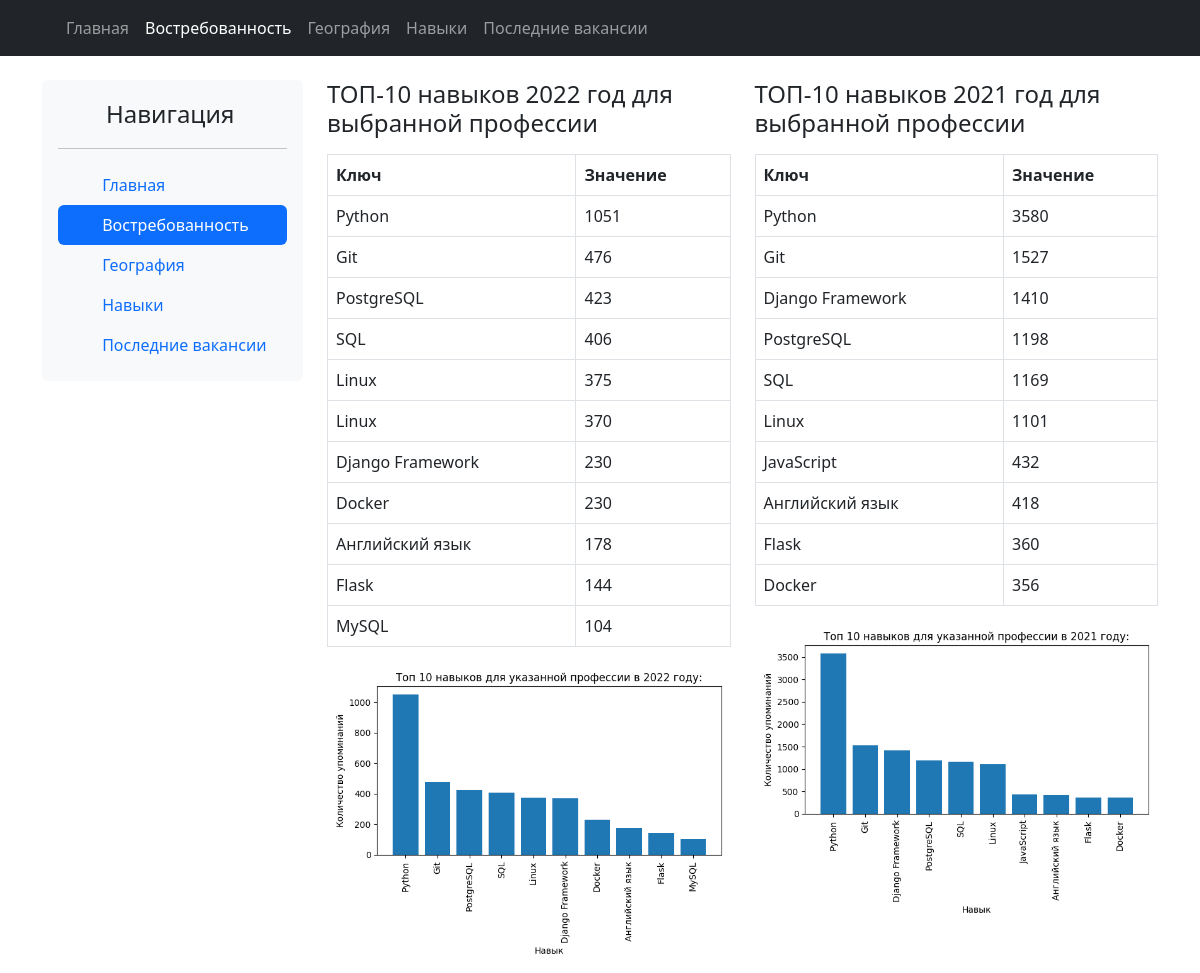
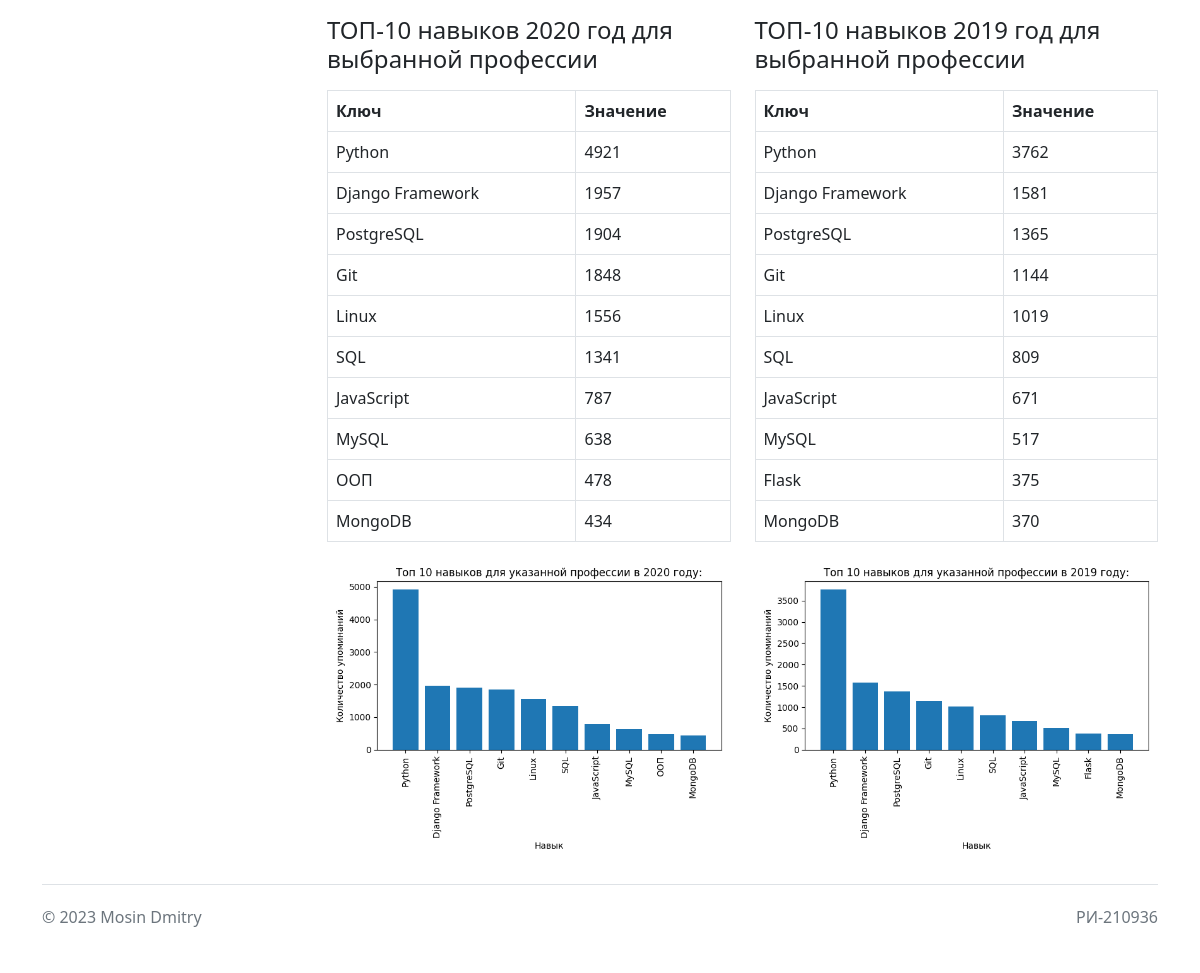
The page /demand/ on the database its author committed (2 pictures, top to bottom).
### vacancies/models.py (models this page shows, shortened)
class Type(models.Model):
    name = models.CharField(max_length=255, verbose_name='Название вида')
    class Meta:
        verbose_name = 'Вид'
        verbose_name_plural = 'Виды'

class Stats(models.Model):
    key = models.CharField(max_length=255, verbose_name='Ключ')
    value = models.CharField(max_length=255, verbose_name='Значение')
    type = models.ForeignKey(Type, on_delete=models.CASCADE)
    class Meta:
        verbose_name = 'Статистика'
        verbose_name_plural = 'Статистика'

class Image(models.Model):
    url = models.FileField()
    type = models.ForeignKey(Type, on_delete=models.CASCADE)
    def __str__(self):
        return self.url.url
    class Meta:
        verbose_name = 'Изображение'
        verbose_name_plural = 'Изображения'

### vacancies/views.py (the view)
# urls.py: path('demand/', demand, name='demand'),
def demand(request: HttpRequest) -> HttpResponse:
    return render(request, 'vacancies/demand.html', {
        'title': links[1]['title'],
        'links': links,
        'types': Type.objects.all(),
    })

### templates/vacancies/demand.html
{% extends 'vacancies/layouts/main.html' %}
{% block content %}
    <div class="row">
        <div class="col-12 col-sm-6">
            <h4 class="mb-3">{{ types.0.name }}</h4>
            <table class="table table-bordered">
            <thead>
            <tr>
                <th>Ключ</th>
                <th>Значение</th>
            </tr>
            </thead>
            <tbody>
            {% for stat in types.0.stats_set.all %}
                <tr>
                <td>{{ stat.key }}</td>
                <td>{{ stat.value }}</td>
                </tr>
            {% endfor %}
            </tbody>
            </table>
            <img src="{{ types.0.image_set.first }}" alt="">
        </div>
        <div class="col-12 col-sm-6">
            <h4 class="mb-3">{{ types.1.name }}</h4>
            <table class="table table-bordered">
            <thead>
            <tr>
                <th>Ключ</th>
                <th>Значение</th>
            </tr>
            </thead>
            <tbody>
            {% for stat in types.1.stats_set.all %}
                <tr>
                <td>{{ stat.key }}</td>
                <td>{{ stat.value }}</td>
                </tr>
            {% endfor %}
            </tbody>
            </table>
            <img src="{{ types.1.image_set.first }}" alt="">
        </div>
    </div>
    <div class="row mt-4">
        <div class="col-12 col-sm-6">
            <h4 class="mb-3">{{ types.2.name }}</h4>
            <table class="table table-bordered">
            <thead>
            <tr>
                <th>Ключ</th>
                <th>Значение</th>
            </tr>
            </thead>
            <tbody>
            {% for stat in types.2.stats_set.all %}
                <tr>
                <td>{{ stat.key }}</td>
                <td>{{ stat.value }}</td>
                </tr>
            {% endfor %}
            </tbody>
            </table>
            <img src="{{ types.2.image_set.first }}" alt="">
        </div>
        <div class="col-12 col-sm-6">
            <h4 class="mb-3">{{ types.3.name }}</h4>
            <table class="table table-bordered">
            <thead>
            <tr>
                <th>Ключ</th>
                <th>Значение</th>
            </tr>
            </thead>
            <tbody>
            {% for stat in types.3.stats_set.all %}
                <tr>
                <td>{{ stat.key }}</td>
                <td>{{ stat.value }}</td>
                </tr>
            {% endfor %}
            </tbody>
            </table>
            <img src="{{ types.3.image_set.first }}" alt="">
        </div>
    </div>
{% endblock %}

### templates/vacancies/layouts/main.html (shortened to what this page needs)
{% load static %}
<!doctype html>
<html lang="ru">
<head>
    <link rel="stylesheet" href="{% static 'vacancies/css/styles.css' %}">
    <link rel="stylesheet" href="https://cdn.jsdelivr.net/npm/bootstrap@5.2.3/dist/css/bootstrap.min.css"
>
</head>
<body>
<div class="wrapper">
    <header>
        <nav class="navbar navbar-expand navbar-dark bg-dark" aria-label="Second navbar example">
            <div class="container">
                <div class="collapse navbar-collapse">
                    <ul class="navbar-nav me-auto">
                        {% with request.resolver_match.url_name as url_name %}
                            {% for link in links %}
                                <li class="nav-item">
                                    <a class="nav-link {% if url_name == link.name %}active{% endif %}" aria-current="page" href="{% url link.name %}">{{ link.title }}</a>
                                </li>
                            {% endfor %}
                        {% endwith %}
                    </ul>
                </div>
            </div>
        </nav>
    </header>
    <main class="mt-4">
        <div class="container">
            <div class="row">
                <div class="col-3">
                    <div class="d-flex flex-column flex-shrink-0 p-3 bg-light rounded">
                        <a href="/" class="d-flex align-items-center mb-3 mb-md-0 me-md-auto link-dark text-decoration-none">
                          <svg class="bi pe-none me-2" width="40" height="32"><use xlink:href="#bootstrap"></use></svg>
                          <span class="fs-4">Навигация</span>
                        </a>
                        <hr>
                        <ul class="nav nav-pills flex-column mb-auto">
                            {% with request.resolver_match.url_name as url_name %}
                                {% for link in links %}
                                  <li class="nav-item">
                                    <a href="{% url link.name %}" class="nav-link {% if url_name == link.name %}active{% endif %}" aria-current="page">
                                      <svg class="bi pe-none me-2" width="16" height="16"><use xlink:href="#home"></use></svg>
                                      {{ link.title }}
                                    </a>
                                  </li>
                                {% endfor %}
                            {% endwith %}
                        </ul>
                  </div>
                </div>
                <div class="col-9">
                    {% block content %}
                    {% endblock %}
                </div>
            </div>
        </div>
    </main>
    <div class="container">
        <footer class="d-flex flex-wrap justify-content-between align-items-center py-3 my-4 border-top">
            <p class="col-md-4 mb-0 text-muted">© 2023 Mosin Dmitry</p>
            <a href="/"
               class="col-md-4 d-flex align-items-center justify-content-center mb-3 mb-md-0 me-md-auto link-dark text-decoration-none">
                <svg class="bi me-2" width="40" height="32">
                    <use xlink:href="#bootstrap"></use>
                </svg>
            </a>
            <span class="text-muted">РИ-210936</span>
        </footer>
    </div>
</div>
</body>
</html>

### vacancies/static/vacancies/css/styles.css (style rules this page uses)
.wrapper { display: grid; grid-template-rows: min-content 1fr min-content; min-height: 100vh; }
.wrapper > * { min-width: 0; }
.wrapper img { max-width: 100%; }

### rows shown on the page
Type: name "ТОП-10 навыков 2022 год для выбранной профессии", id.url (picture)
Stats: key "Python", value "1051"
Stats: key "Git", value "476"
Stats: key "PostgreSQL", value "423"
Stats: key "SQL", value "406"
Stats: key "Linux", value "375"
Stats: key "Linux", value "370"
Stats: key "Django Framework", value "230"
Stats: key "Docker", value "230"
Stats: key "Английский язык", value "178"
Stats: key "Flask", value "144"
Stats: key "MySQL", value "104"
Type: name "ТОП-10 навыков 2021 год для выбранной профессии", id.url (picture)
Stats: key "Python", value "3580"
Stats: key "Git", value "1527"
Stats: key "Django Framework", value "1410"
Stats: key "PostgreSQL", value "1198"
Stats: key "SQL", value "1169"
Stats: key "Linux", value "1101"
Stats: key "JavaScript", value "432"
Stats: key "Английский язык", value "418"
Stats: key "Flask", value "360"
Stats: key "Docker", value "356"
Type: name "ТОП-10 навыков 2020 год для выбранной профессии", id.url (picture)
Stats: key "Python", value "4921"
Stats: key "Django Framework", value "1957"
Stats: key "PostgreSQL", value "1904"
Stats: key "Git", value "1848"
Stats: key "Linux", value "1556"
Stats: key "SQL", value "1341"
Stats: key "JavaScript", value "787"
Stats: key "MySQL", value "638"
Stats: key "ООП", value "478"
Stats: key "MongoDB", value "434"
Type: name "ТОП-10 навыков 2019 год для выбранной профессии", id.url (picture)
Stats: key "Python", value "3762"
Stats: key "Django Framework", value "1581"
Stats: key "PostgreSQL", value "1365"
Stats: key "Git", value "1144"
Stats: key "Linux", value "1019"
Stats: key "SQL", value "809"
Stats: key "JavaScript", value "671"
Stats: key "MySQL", value "517"
Stats: key "Flask", value "375"
Stats: key "MongoDB", value "370"

### other values the page prints
{{ link.title }} "Главная" "Востребованность" "География" "Навыки" "Последние вакансии"
